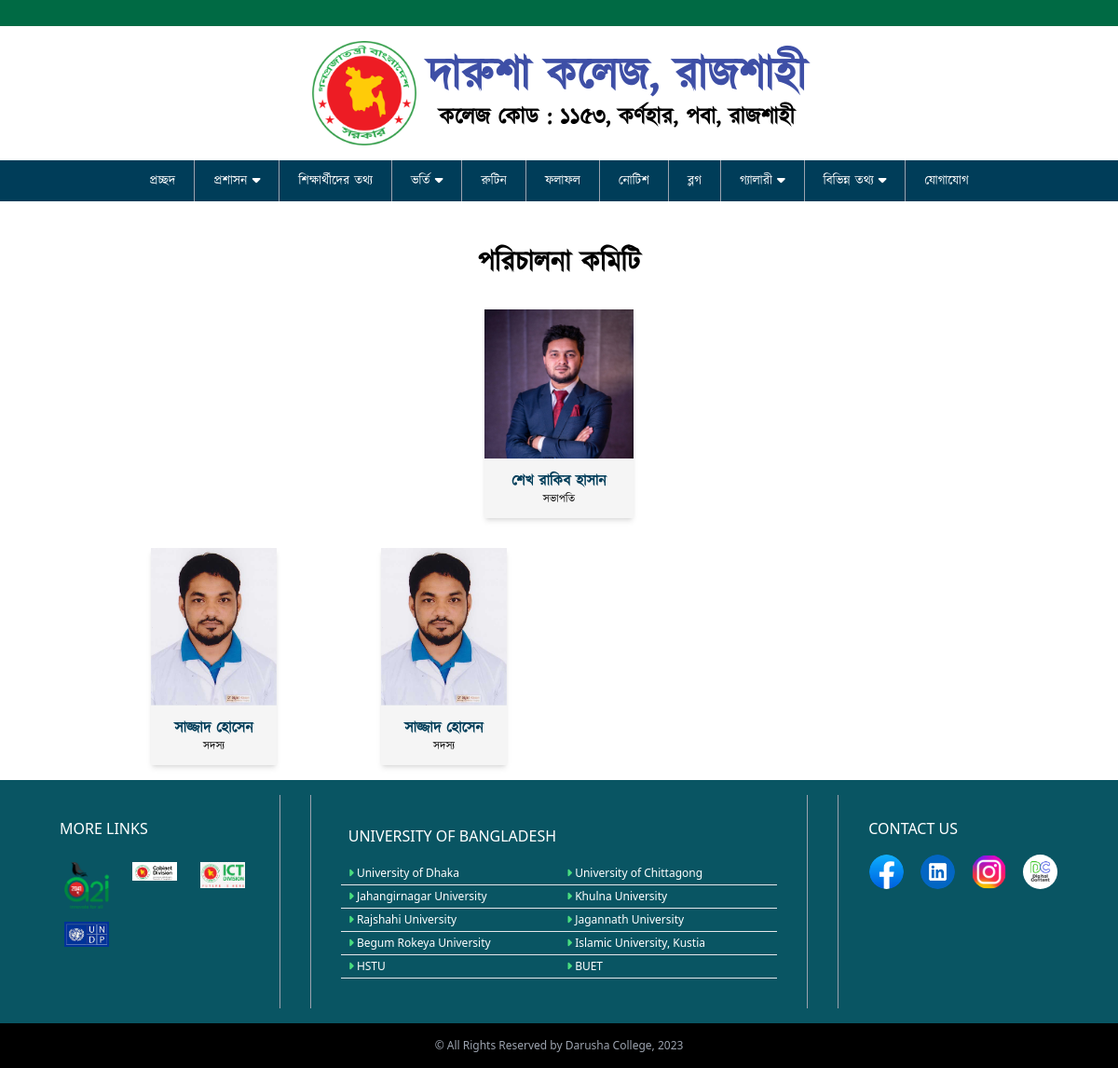
The app's page /managing_committee/ with its own data.
### main_app/models.py (models this page shows, shortened)
class Managing_committee(models.Model):
    name = models.CharField(max_length=200)
    designation = models.CharField(max_length=200)
    image = models.ImageField(upload_to='managing_committee_image')
    ordering  = models.IntegerField(unique=True,blank=True,null=True)
    class Meta:
        verbose_name = "Managing committee"
        verbose_name_plural = "Managing committees"

### main_app/views.py (the view)
# urls.py: path('managing_committee/',managing_committee ,name='managing_committee'),
def managing_committee(request):
    managing = Managing_committee.objects.all().exclude(ordering=1)
    head = Managing_committee.objects.get(ordering=1)
    context = {
        'managing': managing,
        'head': head
        }
    return render(request, 'main_app/managing_committee.html',context)

### main_app/templates/main_app/managing_committee.html
{% extends 'main_app/bass.html' %}
{% load static %}
{% block content %}
       <main class="mt-8 p-4">
        <section class="lg:w-3/4 m-auto">
          <h3 class="text-center text-3xl font-semibold mb-8">পরিচালনা কমিটি</h3>
          <div class="mb-8">
            <div class="bg-[#f5f5f5] w-2/4 md:w-40 m-auto shadow-md">
              <div>
                <img src="{{ head.image.url }}" alt="" class="w-full m-auto"/>
              </div>
              <div>
                <div class="p-3 text-center">
                  <h3 class="text-md font-bold text-navBg">{{ head.name }}</h3>
                  <h4 class="text-xs font-normal">{{ head.designation }}</h4>
                </div>
              </div>
            </div>
          </div>
          <div class="grid grid-cols-2 md:grid-cols-4 gap-14 md:gap-20 lg:gap-28">
            {% for x in managing %}
            <div class="bg-[#f5f5f5] shadow-md">
              <div>
                <img
                  src="{{ x.image.url }}"
                  alt=""
                  class="w-full m-auto"
                />
              </div>
              <div>
                <div class="p-3 text-center">
                  <h3 class="text-emerald-300 font-bold text-navBg">
                    {{ x.name }}
                  </h3>
                  <h4 class="text-xs font-normal">{{ x.designation }}</h4>
                </div>
              </div>
            </div>
            {% endfor %}
          </div>
        </section>
      </main>
{% endblock %}

### main_app/templates/main_app/bass.html (style rules this page uses)
body { transition: 0.9s; }

### records on screen
Managing_committee: image (picture), name "শেখ রাকিব হাসান", designation "সভাপতি"
Managing_committee: image (picture), name "সাজ্জাদ হোসেন", designation "সদস্য"
Managing_committee: image (picture), name "সাজ্জাদ হোসেন", designation "সদস্য"
